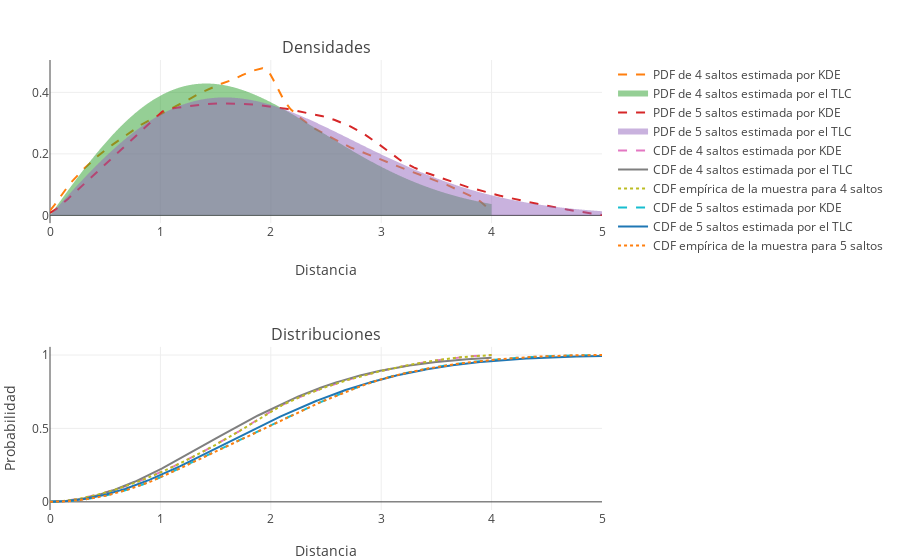

This figure's notebook cell:
### Markdown cell above
Haciendo zoom en el gráfico anterior se puede apreciar cómo la estimación por KDE y la distribución empírica se asemejan más que en comparación a la estimación por el TLC.

También podemos hacer una composición de gráficos usando vectores horizontales o verticales, o matrices cuadradas. Por ejemplo

### Code cell
[p(4,5, m=20) ; p(4,5,cdf=1)]

### Figure 1 — Plotly figure (JSON) as saved in the notebook; plotly's stock layout.template omitted (floating-point values rounded to 4 significant figures; data arrays with more than 128 entries replaced by an {"elided": "..."} marker saying what was removed)
{"data": [{"type": "scatter", "xaxis": "x1", "yaxis": "y1"}, {"line": {"dash": "dash"}, "name": "PDF de 4 saltos estimada por KDE", "type": "scatter", "x": {"elided": "1001 float values"}, "xaxis": "x1", "y": {"elided": "1001 float values"}, "yaxis": "y1"}, {"fill": "tozeroy", "mode": "none", "name": "PDF de 4 saltos estimada por el TLC", "type": "scatter", "x": {"elided": "1001 float values"}, "xaxis": "x1", "y": {"elided": "1001 float values"}, "yaxis": "y1"}, {"line": {"dash": "dash"}, "name": "PDF de 5 saltos estimada por KDE", "type": "scatter", "x": {"elided": "1001 float values"}, "xaxis": "x1", "y": {"elided": "1001 float values"}, "yaxis": "y1"}, {"fill": "tozeroy", "mode": "none", "name": "PDF de 5 saltos estimada por el TLC", "type": "scatter", "x": {"elided": "1001 float values"}, "xaxis": "x1", "y": {"elided": "1001 float values"}, "yaxis": "y1"}, {"type": "scatter", "xaxis": "x2", "yaxis": "y2"}, {"line": {"dash": "dash"}, "name": "CDF de 4 saltos estimada por KDE", "type": "scatter", "x": {"elided": "1001 float values"}, "xaxis": "x2", "y": {"elided": "1001 float values"}, "yaxis": "y2"}, {"name": "CDF de 4 saltos estimada por el TLC", "type": "scatter", "x": {"elided": "1001 float values"}, "xaxis": "x2", "y": {"elided": "1001 float values"}, "yaxis": "y2"}, {"line": {"dash": "dot"}, "name": "CDF empírica de la muestra para 4 saltos", "type": "scatter", "x": {"elided": "1001 float values"}, "xaxis": "x2", "y": {"elided": "1001 float values"}, "yaxis": "y2"}, {"line": {"dash": "dash"}, "name": "CDF de 5 saltos estimada por KDE", "type": "scatter", "x": {"elided": "1001 float values"}, "xaxis": "x2", "y": {"elided": "1001 float values"}, "yaxis": "y2"}, {"name": "CDF de 5 saltos estimada por el TLC", "type": "scatter", "x": {"elided": "1001 float values"}, "xaxis": "x2", "y": {"elided": "1001 float values"}, "yaxis": "y2"}, {"line": {"dash": "dot"}, "name": "CDF empírica de la muestra para 5 saltos", "type": "scatter", "x": {"elided": "1001 float values"}, "xaxis": "x2", "y": {"elided": "1001 float values"}, "yaxis": "y2"}], "layout": {"annotations": [{"font": {"size": 16}, "showarrow": false, "text": "Densidades", "x": 0.5, "xanchor": "center", "xref": "paper", "y": 1, "yanchor": "bottom", "yref": "paper"}, {"font": {"size": 16}, "showarrow": false, "text": "Distribuciones", "x": 0.5, "xanchor": "center", "xref": "paper", "y": 0.3625, "yanchor": "bottom", "yref": "paper"}], "margin": {"b": 50, "l": 50, "r": 50, "t": 60}, "xaxis1": {"anchor": "y1", "domain": [0, 1], "title": "Distancia"}, "xaxis2": {"anchor": "y2", "domain": [0, 1], "title": "Distancia"}, "yaxis1": {"anchor": "x1", "domain": [0.6375, 1]}, "yaxis2": {"anchor": "x2", "domain": [5.551e-17, 0.3625], "title": "Probabilidad"}}}
